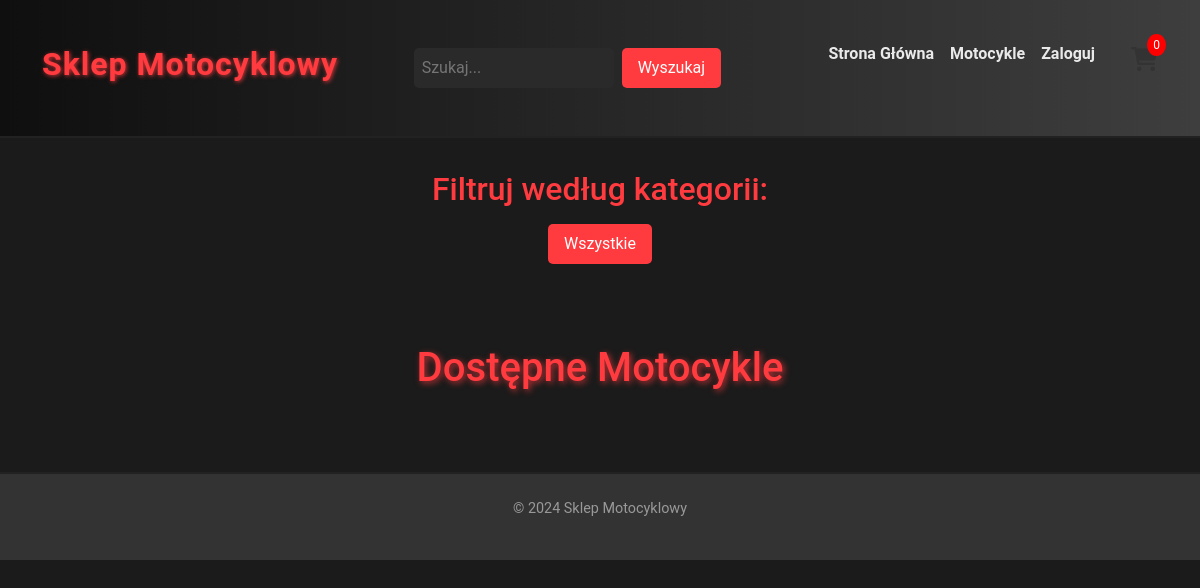
/, run on an earlier commit of the app's database.
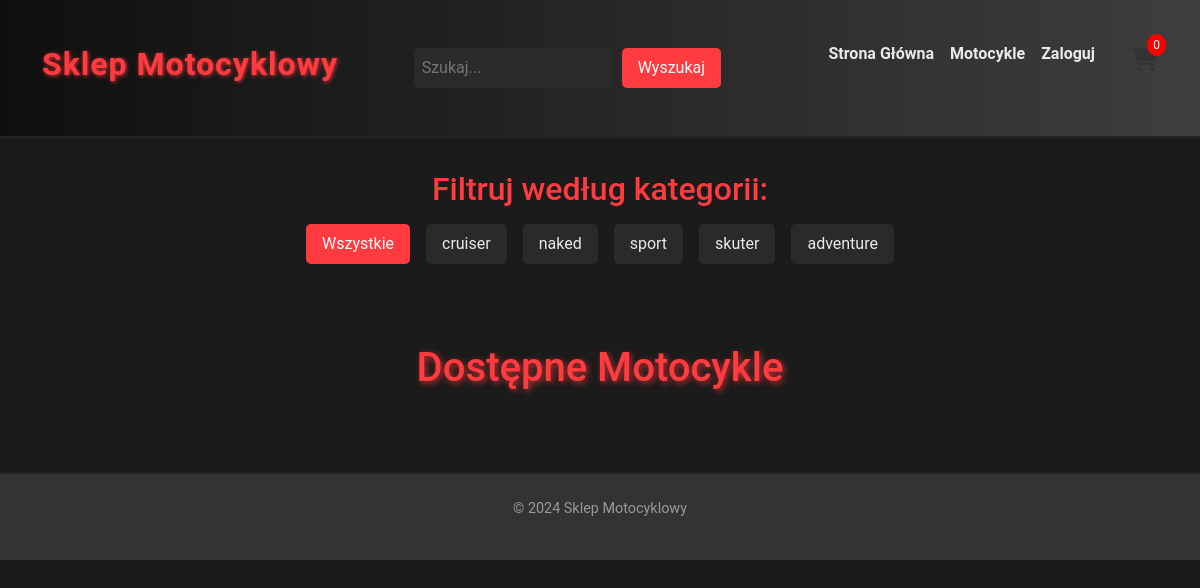
And on a later commit of the database.
### tables this page shows
CREATE TABLE `categories` (
  `id` int(11) NOT NULL,
  `type` varchar(255) NOT NULL
);

### index.php (the view, shortened to what this page needs)
<?php
require 'db.php';
$loggedIn = isset($_SESSION['user_id']);
$username = $loggedIn ? $_SESSION['username'] : null;
$loggedIn = isset($_SESSION['user_id']);
?>
<!DOCTYPE html>
<html lang="pl">
<head>
    <link rel="newest stylesheet" href="style.css">
    <link rel="stylesheet" href="https://cdnjs.cloudflare.com/ajax/libs/font-awesome/6.0.0-beta3/css/all.min.css" >
    <link href="https://cdn.jsdelivr.net/npm/bootstrap@5.3.3/dist/css/bootstrap.min.css" rel="stylesheet">
</head>
<body >
    <header>
    <div class="container header-container">
        <h1>Sklep Motocyklowy</h1>
        <div class="search-bar">
            <input type="text" id="search-input" placeholder="Szukaj...">
            <button onclick="searchProduct()">Wyszukaj</button>
        </div>
        <nav>
            <ul>
                <li><a href="index.php">Strona Główna</a></li>
                <li><a href="forgot_password.php">Motocykle</a></li>
                <?php if ($loggedIn): ?>
                    <li>
                        <div class="account-info">
                            <span class="username"><?= htmlspecialchars(
                                $username
                            ) ?></span>
                            <i class="fas fa-user account-icon" onclick="toggleAccountMenu()"></i>
                            <div id="account-menu" class="account-menu">
                                <a href="javascript:void(0)" onclick="openModal()">Informacje o koncie</a>
                                <form method="POST" action="index.php">
                                    <button type="submit" name="logout" class="logout-button">Wyloguj się</button>
                                </form>
                            </div>
                        </div>
                    </li>
                <?php else: ?>
                    <li><a href="login.php">Zaloguj</a></li>
                <?php endif; ?>
                <li>
                <div class="cart-icon" onclick="toggleCart()">
    <i class="fas fa-shopping-cart"></i>
    <span class="cart-count"><?= array_sum(array_column($_SESSION['cart'], 'quantity')) ?></span>
</div>
                </li>
            </ul>
        </nav>
    </div>
</header>
    <main>
        <div class="container">
                <?php
                $stmt = $pdo->query("SELECT * FROM categories");
                $categories = $stmt->fetchAll(PDO::FETCH_ASSOC);
                    ?>
            <section class="filter-container">
             <h2>Filtruj według kategorii:</h2>
                <div class="filter-options">
             <button class="filter-button active" onclick="filterProducts('')">Wszystkie</button>
            <?php foreach ($categories as $category): ?>
                <button class="filter-button" onclick="filterProducts('<?php echo htmlspecialchars($category['type']); ?>')">
                <?php echo htmlspecialchars($category['type']); ?>
            </button>
        <?php endforeach; ?>
    </div>
</section>
            <section class="product-list">
                <h2>Dostępne Motocykle</h2>
            </section>
        </div>
    </main>
    <footer>
        <p>&copy; 2024 Sklep Motocyklowy</p>
    </footer>
</body>
</html>

What changed in the data, as far as the page shows it:
added categories: type "cruiser"
added categories: type "naked"
added categories: type "sport"
added categories: type "skuter"
added categories: type "adventure"
